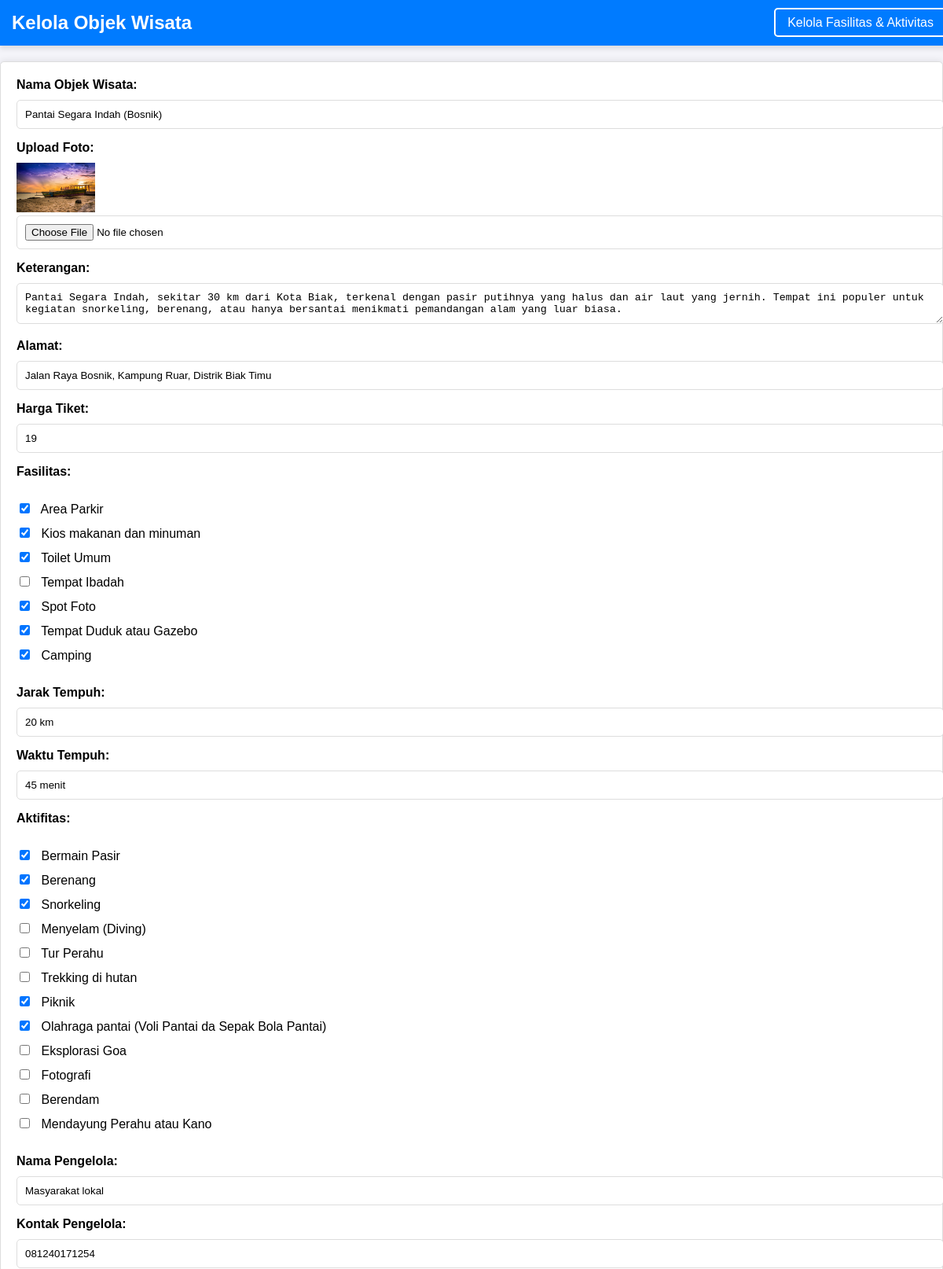
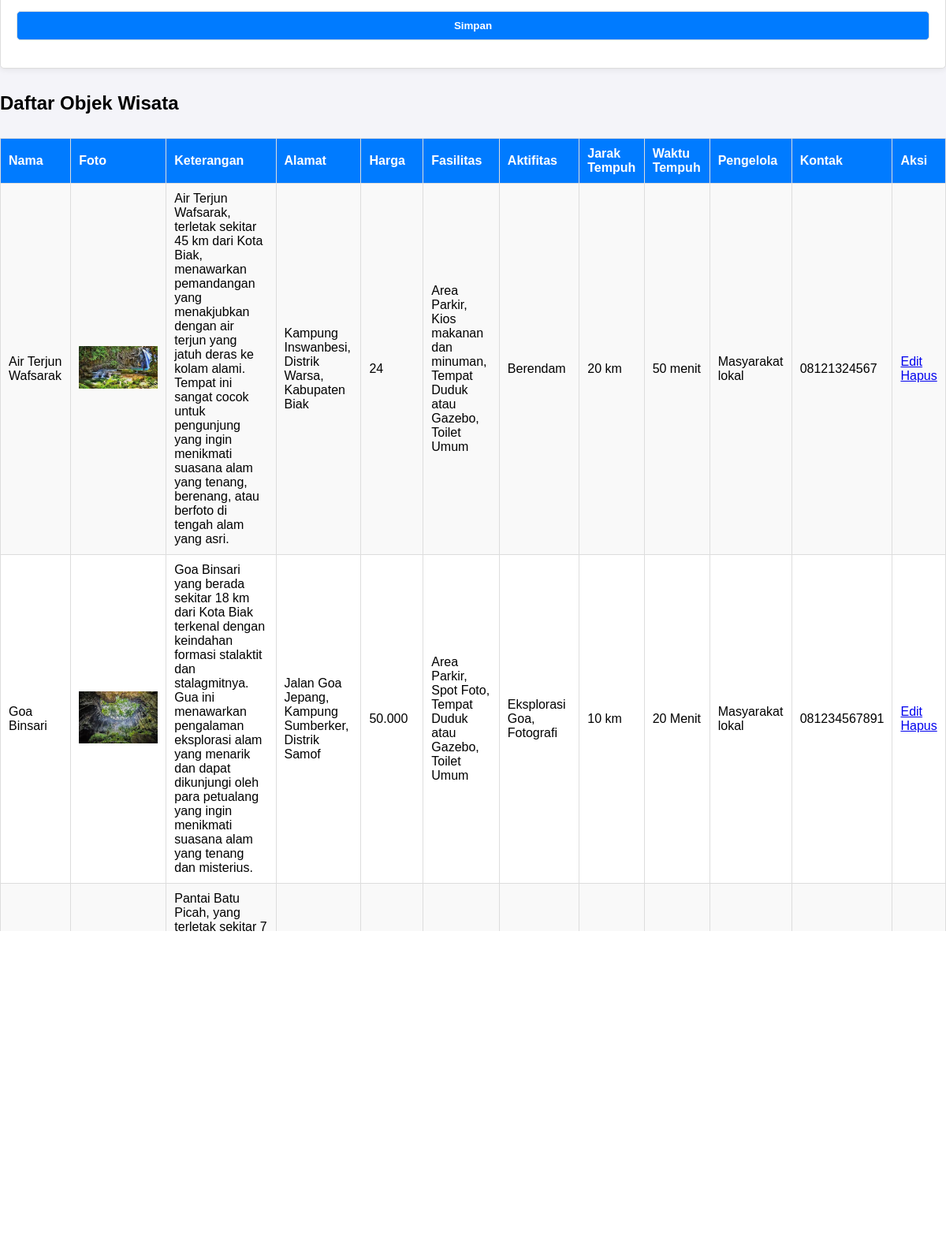
The page /admin/index.php?edit_id=49 (upper part) on the database its author committed (2 pictures, top to bottom).
### tables this page shows
CREATE TABLE `objek_wisata` (
  `kd_objek` int(10) NOT NULL,
  `kd_jarak` int(10) NOT NULL,
  `id_pengelola` int(10) NOT NULL,
  `nama_objek` varchar(50) NOT NULL,
  `foto` varchar(50) NOT NULL,
  `alamat` varchar(50) NOT NULL,
  `harga_tiket` varchar(20) NOT NULL,
  `ket_objek` text NOT NULL
);

CREATE TABLE `fasilitas` (
  `kd_fasilitas` int(10) NOT NULL,
  `nama_fasilitas` varchar(50) NOT NULL,
  `ket_fasilitas` text NOT NULL
);

CREATE TABLE `jarak` (
  `kd_jarak` int(10) NOT NULL,
  `jarak_tempuh` varchar(20) NOT NULL,
  `waktu_tempuh` varchar(20) NOT NULL
);

CREATE TABLE `aktifitas` (
  `kd_aktifitas` int(10) NOT NULL,
  `nama_aktifitas` varchar(50) NOT NULL,
  `durasi_aktifitas` varchar(50) NOT NULL
);

CREATE TABLE `pengelola` (
  `id_pengelola` int(10) NOT NULL,
  `nama_pengelola` varchar(50) NOT NULL,
  `kontak_pengelola` varchar(15) NOT NULL
);

### admin/index.php (the view, shortened to what this page needs)
<?php
include 'db_connect.php';
$fasilitas = $conn->query("SELECT * FROM fasilitas");
$aktifitas = $conn->query("SELECT * FROM aktifitas");
$edit_data = null;
if (isset($_GET['edit_id'])) {
    $edit_id = intval($_GET['edit_id']);
    $query_edit = "SELECT ow.*,
        GROUP_CONCAT(DISTINCT ofa.kd_fasilitas) AS fasilitas,
        GROUP_CONCAT(DISTINCT oac.kd_aktifitas) AS aktifitas,
        j.jarak_tempuh, j.waktu_tempuh,
        p.nama_pengelola, p.kontak_pengelola
        FROM objek_wisata ow
        LEFT JOIN objek_fasilitas ofa ON ow.kd_objek = ofa.kd_objek
        LEFT JOIN objek_aktifitas oac ON ow.kd_objek = oac.kd_objek
        LEFT JOIN jarak j ON ow.kd_jarak = j.kd_jarak
        LEFT JOIN pengelola p ON ow.id_pengelola = p.id_pengelola
        WHERE ow.kd_objek = ?
        GROUP BY ow.kd_objek";
    $stmt_edit = $conn->prepare($query_edit);
    $stmt_edit->bind_param('i', $edit_id);
    $stmt_edit->execute();
    $edit_data = $stmt_edit->get_result()->fetch_assoc();
}
$query_wisata = "SELECT ow.*,
    GROUP_CONCAT(DISTINCT f.nama_fasilitas SEPARATOR ', ') AS fasilitas,
    GROUP_CONCAT(DISTINCT a.nama_aktifitas SEPARATOR ', ') AS aktifitas,
    j.jarak_tempuh, j.waktu_tempuh,
    p.nama_pengelola, p.kontak_pengelola
    FROM objek_wisata ow
    LEFT JOIN objek_fasilitas ofa ON ow.kd_objek = ofa.kd_objek
    LEFT JOIN fasilitas f ON ofa.kd_fasilitas = f.kd_fasilitas
    LEFT JOIN objek_aktifitas oac ON ow.kd_objek = oac.kd_objek
    LEFT JOIN aktifitas a ON oac.kd_aktifitas = a.kd_aktifitas
    LEFT JOIN jarak j ON ow.kd_jarak = j.kd_jarak
    LEFT JOIN pengelola p ON ow.id_pengelola = p.id_pengelola
    GROUP BY ow.kd_objek";
$wisata = $conn->query($query_wisata);
?>
<!DOCTYPE html>
<html lang="en">
<head>
    <link rel="stylesheet" href="style.css">
</head>
<body>
<nav style="background-color: #007bff; padding: 15px; font-family: Arial, sans-serif; box-shadow: 0 4px 6px rgba(0, 0, 0, 0.1); position: fixed; top: 0; left: 0; width: 100%; z-index: 1000;">
    <div style="display: flex; justify-content: space-between; align-items: center; max-width: 1200px; margin: auto;">
        <h1 style="color: white; font-size: 24px; margin: 0;">Kelola Objek Wisata</h1>
        <ul style="list-style: none; margin: 0; padding: 0; display: flex; align-items: center;">
            <li style="margin: 0 10px;">
                <a href="fasilitas_aktifitas.php" style="text-decoration: none; color: white; font-size: 16px; padding: 8px 15px; border: 2px solid white; border-radius: 5px; transition: all 0.3s ease;">
                    Kelola Fasilitas & Aktivitas
                </a>
            </li>
        </ul>
    </div>
</nav>
<h1>Form Tambah/Edit Objek Wisata</h1>
<form action="" method="POST" enctype="multipart/form-data">
    <label for="nama_objek">Nama Objek Wisata:</label>
    <input type="text" name="nama_objek" value="<?= $edit_data['nama_objek'] ?? '' ?>" required><br>
    <label for="foto">Upload Foto:</label>
    <?php if (!empty($edit_data['foto'])): ?>
        <img src="<?= $edit_data['foto'] ?>" alt="Foto" width="100"><br>
    <?php endif; ?>
    <input type="file" name="foto"><br>
    <label for="ket_objek">Keterangan:</label>
    <textarea name="ket_objek" required><?= $edit_data['ket_objek'] ?? '' ?></textarea><br>
    <label for="alamat">Alamat:</label>
    <input type="text" name="alamat" value="<?= $edit_data['alamat'] ?? '' ?>" required><br>
    <label for="harga_tiket">Harga Tiket:</label>
    <input type="number" name="harga_tiket" value="<?= $edit_data['harga_tiket'] ?? '' ?>" required><br>
    <label for="fasilitas">Fasilitas:</label><br>
    <?php while ($row = $fasilitas->fetch_assoc()): ?>
        <input type="checkbox" name="fasilitas[]" value="<?= $row['kd_fasilitas'] ?>"
            <?= (isset($edit_data['fasilitas']) && in_array($row['kd_fasilitas'], explode(',', $edit_data['fasilitas']))) ? 'checked' : '' ?>>
        <?= $row['nama_fasilitas'] ?><br>
    <?php endwhile; ?><br>
    <label for="jarak_tempuh">Jarak Tempuh:</label>
    <input type="text" name="jarak_tempuh" value="<?= $edit_data['jarak_tempuh'] ?? '' ?>" required><br>
    <label for="waktu_tempuh">Waktu Tempuh:</label>
    <input type="text" name="waktu_tempuh" value="<?= $edit_data['waktu_tempuh'] ?? '' ?>" required><br>
    <label for="aktifitas">Aktifitas:</label><br>
    <?php while ($row = $aktifitas->fetch_assoc()): ?>
        <input type="checkbox" name="aktifitas[]" value="<?= $row['kd_aktifitas'] ?>"
            <?= (isset($edit_data['aktifitas']) && in_array($row['kd_aktifitas'], explode(',', $edit_data['aktifitas']))) ? 'checked' : '' ?>>
        <?= $row['nama_aktifitas'] ?><br>
    <?php endwhile; ?><br>
    <label for="nama_pengelola">Nama Pengelola:</label>
    <input type="text" name="nama_pengelola" value="<?= $edit_data['nama_pengelola'] ?? '' ?>" required><br>
    <label for="kontak_pengelola">Kontak Pengelola:</label>
    <input type="text" name="kontak_pengelola" value="<?= $edit_data['kontak_pengelola'] ?? '' ?>" required><br>
    <button type="submit">Simpan</button>
</form>
<h2>Daftar Objek Wisata</h2>
<table border="1">
    <tr>
        <th>Nama</th>
        <th>Foto</th>
        <th>Keterangan</th>
        <th>Alamat</th>
        <th>Harga</th>
        <th>Fasilitas</th>
        <th>Aktifitas</th>
        <th>Jarak Tempuh</th>
        <th>Waktu Tempuh</th>
        <th>Pengelola</th>
        <th>Kontak</th>
        <th>Aksi</th>
    </tr>
    <?php while ($row = $wisata->fetch_assoc()) { ?>
    <tr>
        <td><?php echo $row['nama_objek']; ?></td>
        <td><img src="<?php echo $row['foto']; ?>" alt="Foto" width="100"></td>
        <td><?php echo $row['ket_objek']; ?></td>
        <td><?php echo $row['alamat']; ?></td>
        <td><?php echo $row['harga_tiket']; ?></td>
        <td><?php echo $row['fasilitas']; ?></td>
        <td><?php echo $row['aktifitas']; ?></td>
        <td><?php echo $row['jarak_tempuh']; ?></td>
        <td><?php echo $row['waktu_tempuh']; ?></td>
        <td><?php echo $row['nama_pengelola']; ?></td>
        <td><?php echo $row['kontak_pengelola']; ?></td>
                <td>
                    <a href="?edit_id=<?= $row['kd_objek'] ?>">Edit</a>
                    <a href="?delete_id=<?= $row['kd_objek'] ?>" onclick="return confirm('Hapus data ini?')">Hapus</a>
                </td>
            </tr>
        <?php } ?>
</table>
</body>
</html>

### admin/style.css (style rules this page uses)
body { font-family: Arial, sans-serif; margin: 0; padding: 0; background-color: #f4f4f9; }
h1 { text-align: center; color: #333; margin-bottom: 20px; }
form { background: #fff; padding: 20px; border: 1px solid #ddd; border-radius: 5px; box-shadow: 0 0 10px rgba(0, 0, 0, 0.1); margin-bottom: 30px; }
form label { font-weight: bold; display: block; margin-bottom: 10px; }
form input, form textarea, form button { width: 100%; padding: 10px; margin-bottom: 15px; border: 1px solid #ddd; border-radius: 5px; }
form input[type="checkbox"] { width: auto; margin-right: 10px; }
form button { background-color: #007bff; color: white; font-weight: bold; cursor: pointer; }
table { width: 100%; border-collapse: collapse; margin-top: 30px; background: #fff; border: 1px solid #ddd; }
table th, table td { padding: 10px; text-align: left; border: 1px solid #ddd; }
table th { background: #007bff; color: white; }
table tr:nth-child(even) { background: #f9f9f9; }

### rows shown on the page
objek_wisata: nama_objek "Pantai Segara Indah (Bosnik)", foto (picture), ket_objek "Pantai Segara Indah, sekitar 30 km dari Kota Biak, terkenal dengan pasir putihnya yang halus dan air laut yang jernih. Tempat ini populer untuk kegiatan snorkeling, berenang, atau hanya bersantai menikmati pemandangan alam yang luar biasa.​", alamat "Jalan Raya Bosnik, Kampung Ruar, Distrik Biak Timu", harga_tiket "19", jarak_tempuh "20 km", waktu_tempuh "45 menit", nama_pengelola "Masyarakat lokal", kontak_pengelola "081240171254"
fasilitas: kd_fasilitas "☑", nama_fasilitas "Area Parkir"
fasilitas: kd_fasilitas "☑", nama_fasilitas "Kios makanan dan minuman"
fasilitas: kd_fasilitas "☑", nama_fasilitas "Toilet Umum"
fasilitas: nama_fasilitas "Tempat Ibadah"
fasilitas: kd_fasilitas "☑", nama_fasilitas "Spot Foto"
fasilitas: kd_fasilitas "☑", nama_fasilitas "Tempat Duduk atau Gazebo"
fasilitas: kd_fasilitas "☑", nama_fasilitas "Camping"
aktifitas: kd_aktifitas "☑", nama_aktifitas "Bermain Pasir"
aktifitas: kd_aktifitas "☑", nama_aktifitas "Berenang"
aktifitas: kd_aktifitas "☑", nama_aktifitas "Snorkeling"
aktifitas: nama_aktifitas "Menyelam (Diving)"
aktifitas: nama_aktifitas "Tur Perahu"
aktifitas: nama_aktifitas "Trekking di hutan"
aktifitas: kd_aktifitas "☑", nama_aktifitas "Piknik"
aktifitas: kd_aktifitas "☑", nama_aktifitas "Olahraga pantai (Voli Pantai da Sepak Bola Pantai)"
aktifitas: nama_aktifitas "Eksplorasi Goa"
aktifitas: nama_aktifitas "Fotografi"
aktifitas: nama_aktifitas "Berendam"
aktifitas: nama_aktifitas "Mendayung Perahu atau Kano"
objek_wisata: nama_objek "Air Terjun Wafsarak", foto (picture), ket_objek "Air Terjun Wafsarak, terletak sekitar 45 km dari Kota Biak, menawarkan pemandangan yang menakjubkan dengan air terjun yang jatuh deras ke kolam alami. Tempat ini sangat cocok untuk pengunjung yang ingin menikmati suasana alam yang tenang, berenang, atau berfoto di tengah alam yang asri.", alamat "Kampung Inswanbesi, Distrik Warsa, Kabupaten Biak", harga_tiket "24", fasilitas "Area Parkir, Kios makanan dan minuman, Tempat Duduk atau Gazebo, Toilet Umum", aktifitas "Berendam", kd_jarak.jarak_tempuh "20 km", kd_jarak.waktu_tempuh "50 menit", id_pengelola.nama_pengelola "Masyarakat lokal", id_pengelola.kontak_pengelola "08121324567"
objek_wisata: nama_objek "Goa Binsari", foto (picture), ket_objek "Goa Binsari yang berada sekitar 18 km dari Kota Biak terkenal dengan keindahan formasi stalaktit dan stalagmitnya. Gua ini menawarkan pengalaman eksplorasi alam yang menarik dan dapat dikunjungi oleh para petualang yang ingin menikmati suasana alam yang tenang dan misterius.", alamat "Jalan Goa Jepang, Kampung Sumberker, Distrik Samof", harga_tiket "50.000", fasilitas "Area Parkir, Spot Foto, Tempat Duduk atau Gazebo, Toilet Umum", aktifitas "Eksplorasi Goa, Fotografi", kd_jarak.jarak_tempuh "10 km", kd_jarak.waktu_tempuh "20 Menit", id_pengelola.nama_pengelola "Masyarakat lokal", id_pengelola.kontak_pengelola "081234567891"
objek_wisata: foto (picture), ket_objek "Pantai Batu Picah, yang terletak sekitar 7 km dari Kota Biak, merupakan destinasi yang ideal untuk bersantai, berjemur, atau menikmati pemandangan laut yang menakjubkan. Dengan batu-batu karang yang indah, pantai ini memberikan suasana yang damai bagi pengunjung yang mencari ketenangan."
